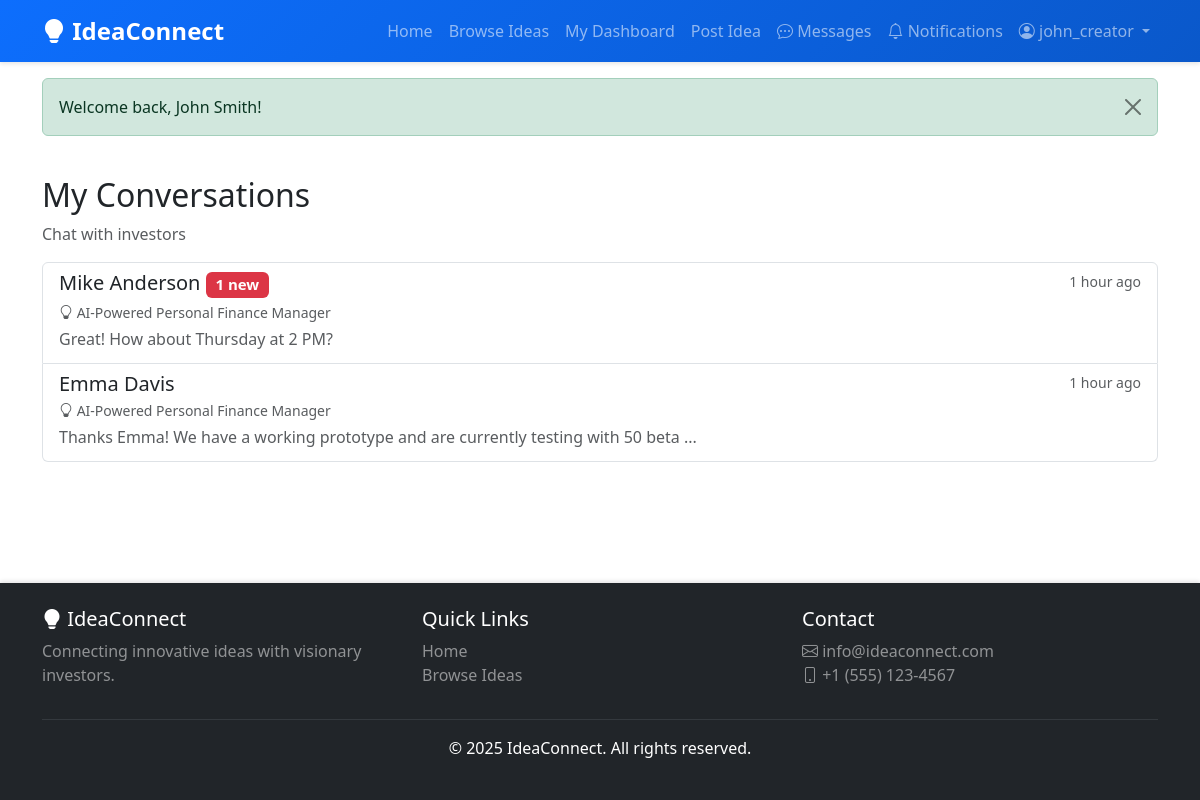
/pages/chat/conversations.php (signed in), run on the app's committed database.
### tables this page shows
CREATE TABLE conversations (
    id INT PRIMARY KEY AUTO_INCREMENT,
    idea_id INT NOT NULL,
    creator_id INT NOT NULL,
    investor_id INT NOT NULL,
    last_message_at TIMESTAMP DEFAULT CURRENT_TIMESTAMP,
    created_at TIMESTAMP DEFAULT CURRENT_TIMESTAMP,
    FOREIGN KEY (idea_id) REFERENCES ideas(id) ON DELETE CASCADE,
    FOREIGN KEY (creator_id) REFERENCES users(id) ON DELETE CASCADE,
    FOREIGN KEY (investor_id) REFERENCES users(id) ON DELETE CASCADE,
    UNIQUE KEY unique_conversation (idea_id, creator_id, investor_id),
    INDEX idx_creator_id (creator_id),
    INDEX idx_investor_id (investor_id)
);

CREATE TABLE users (
    id INT PRIMARY KEY AUTO_INCREMENT,
    username VARCHAR(50) UNIQUE NOT NULL,
    email VARCHAR(100) UNIQUE NOT NULL,
    password VARCHAR(255) NOT NULL,
    full_name VARCHAR(100) NOT NULL,
    user_type ENUM('creator', 'investor') NOT NULL,
    bio TEXT,
    profile_image VARCHAR(255) DEFAULT 'default-avatar.png',
    created_at TIMESTAMP DEFAULT CURRENT_TIMESTAMP,
    updated_at TIMESTAMP DEFAULT CURRENT_TIMESTAMP ON UPDATE CURRENT_TIMESTAMP,
    INDEX idx_user_type (user_type),
    INDEX idx_email (email)
);

CREATE TABLE ideas (
    id INT PRIMARY KEY AUTO_INCREMENT,
    user_id INT NOT NULL,
    title VARCHAR(200) NOT NULL,
    description TEXT NOT NULL,
    category VARCHAR(50) NOT NULL,
    status ENUM('draft', 'published', 'archived') DEFAULT 'published',
    views INT DEFAULT 0,
    created_at TIMESTAMP DEFAULT CURRENT_TIMESTAMP,
    updated_at TIMESTAMP DEFAULT CURRENT_TIMESTAMP ON UPDATE CURRENT_TIMESTAMP,
    FOREIGN KEY (user_id) REFERENCES users(id) ON DELETE CASCADE,
    INDEX idx_user_id (user_id),
    INDEX idx_category (category),
    INDEX idx_status (status),
    INDEX idx_created_at (created_at)
);

### config/config.php (called while the page is built, shortened)
<?php
function getCurrentUserId() {
    return $_SESSION['user_id'] ?? null;
}
function getCurrentUserType() {
    return $_SESSION['user_type'] ?? null;
}
function timeAgo($datetime) {
    $timestamp = strtotime($datetime);
    $diff = time() - $timestamp;
    if ($diff < 60) {
        return 'Just now';
    } elseif ($diff < 3600) {
        $minutes = floor($diff / 60);
        return $minutes . ' minute' . ($minutes > 1 ? 's' : '') . ' ago';
    } elseif ($diff < 86400) {
        $hours = floor($diff / 3600);
        return $hours . ' hour' . ($hours > 1 ? 's' : '') . ' ago';
    } elseif ($diff < 604800) {
        $days = floor($diff / 86400);
        return $days . ' day' . ($days > 1 ? 's' : '') . ' ago';
    } else {
        return date('M d, Y', $timestamp);
    }
}
function truncateText($text, $length = 100, $suffix = '...') {
    $text = html_entity_decode($text, ENT_QUOTES, 'UTF-8');
    $text = strip_tags($text);
    $text = preg_replace('/\s+/', ' ', trim($text));
    if (strlen($text) <= $length) {
        return htmlspecialchars($text);
    }
    return htmlspecialchars(substr($text, 0, $length)) . $suffix;
}

### pages/chat/conversations.php (the view, shortened to what this page needs)
<?php
require_once __DIR__ . '/../../config/config.php';
require_once __DIR__ . '/../../includes/header.php';
$conn = getDBConnection();
$user_id = getCurrentUserId();
$user_type = getCurrentUserType();
if ($user_type === USER_TYPE_CREATOR) {
    $query = "
        SELECT c.*, i.title as idea_title, u.full_name as other_user_name, u.username as other_user_username,
               (SELECT COUNT(*) FROM messages WHERE conversation_id = c.id AND sender_id != ? AND is_read = 0) as unread_count,
               (SELECT message FROM messages WHERE conversation_id = c.id ORDER BY created_at DESC LIMIT 1) as last_message
        FROM conversations c
        JOIN ideas i ON c.idea_id = i.id
        JOIN users u ON c.investor_id = u.id
        WHERE c.creator_id = ?
        ORDER BY c.last_message_at DESC
    ";
    $stmt = $conn->prepare($query);
    $stmt->bind_param("ii", $user_id, $user_id);
}
$stmt->execute();
$conversations = $stmt->get_result();
?>
<div class="container mt-4 mb-5">
    <div class="row">
        <div class="col">
            <h2>My Conversations</h2>
            <p class="text-muted">Chat with <?php echo $user_type === USER_TYPE_CREATOR ? 'investors' : 'idea creators'; ?></p>
        </div>
    </div>
    <?php if ($conversations->num_rows > 0): ?>
        <div class="row">
            <div class="col-md-12">
                <div class="list-group">
                    <?php while ($conv = $conversations->fetch_assoc()): ?>
                        <a href="<?php echo APP_URL; ?>/pages/chat/conversation.php?id=<?php echo $conv['id']; ?>"
                           class="list-group-item list-group-item-action">
                            <div class="d-flex w-100 justify-content-between align-items-start">
                                <div class="flex-grow-1">
                                    <h5 class="mb-1">
                                        <?php echo htmlspecialchars($conv['other_user_name']); ?>
                                        <?php if ($conv['unread_count'] > 0): ?>
                                            <span class="badge bg-danger"><?php echo $conv['unread_count']; ?> new</span>
                                        <?php endif; ?>
                                    </h5>
                                    <p class="mb-1 text-muted small">
                                        <i class="bi bi-lightbulb"></i> <?php echo htmlspecialchars($conv['idea_title']); ?>
                                    </p>
                                    <?php if ($conv['last_message']): ?>
                                        <p class="mb-1 text-muted">
                                            <?php echo truncateText($conv['last_message'], 80); ?>
                                        </p>
                                    <?php endif; ?>
                                </div>
                                <small class="text-muted"><?php echo timeAgo($conv['last_message_at']); ?></small>
                            </div>
                        </a>
                    <?php endwhile; ?>
                </div>
            </div>
        </div>
    <?php endif; ?>
</div>
<?php require_once __DIR__ . '/../../includes/footer.php'; ?>

### assets/css/style.css (style rules this page uses)
:root { --primary-color: #0d6efd; --secondary-color: #6c757d; --success-color: #198754; --danger-color: #dc3545; --warning-color: #ffc107; --info-color: #0dcaf0; }
body { font-family: 'Segoe UI', Tahoma, Geneva, Verdana, sans-serif; min-height: 100vh; display: flex; flex-direction: column; }
.badge { font-weight: 600; padding: 0.35em 0.65em; }
.list-group-item { transition: background-color 0.2s ease; }
html { scroll-behavior: smooth; }

### data on the page
conversations: investor.full_name "Mike Anderson", unread_count "1", idea.title "AI-Powered Personal Finance Manager", last_message "Great! How about Thursday at 2 PM?", last_message_at "1 hour ago"
conversations: investor.full_name "Emma Davis", idea.title "AI-Powered Personal Finance Manager", last_message "Thanks Emma! We have a working prototype and are currently testing with 50 beta ...", last_message_at "1 hour ago"

### other printed values
APP_NAME "IdeaConnect"
$_SESSION['username'] "john_creator"
$flashMessage['message'] "Welcome back, John Smith!"
